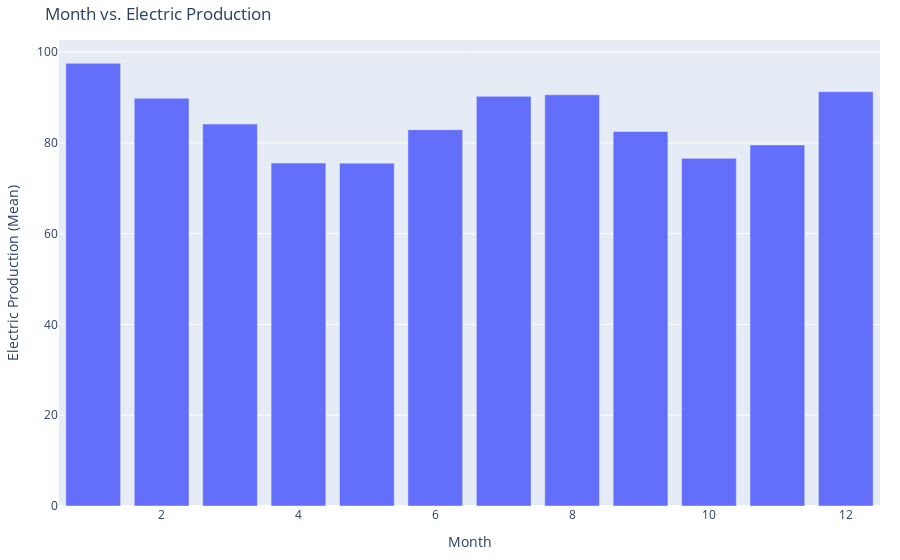

Notebook cell for this chart:
### Code cell
#month vs electric production
fig = px.bar(
    df1.groupby("Month")["IPG2211A2N"].mean().reset_index(),  # Prepare data for Plotly
    x="Month",
    y="IPG2211A2N",
    labels={"Month": "Month", "IPG2211A2N": "Electric Production (Mean)"},  # Clearer labels
    title="Month vs. Electric Production",
    height=400,  # Adjust height as needed
)

fig.update_layout(
    xaxis_title="Month",  # Explicitly set axis titles
    yaxis_title="Electric Production (Mean)",
    margin=dict(l=20, r=20, t=40, b=20),  # Adjust margins for better spacing
)

fig.show()

### Figure 1 — Plotly figure (JSON) as saved in the notebook; plotly's stock layout.template omitted (floating-point values rounded to 4 significant figures)
{"data": [{"alignmentgroup": "True", "hovertemplate": "Month=%{x}<br>Electric Production (Mean)=%{y}<extra></extra>", "legendgroup": "", "marker": {"color": "#636efa", "pattern": {"shape": ""}}, "name": "", "offsetgroup": "", "orientation": "v", "showlegend": false, "textposition": "auto", "type": "bar", "x": [1, 2, 3, 4, 5, 6, 7, 8, 9, 10, 11, 12], "xaxis": "x", "y": [97.53, 89.84, 84.14, 75.55, 75.53, 82.89, 90.25, 90.59, 82.5, 76.59, 79.54, 91.27], "yaxis": "y"}], "layout": {"autosize": true, "barmode": "relative", "legend": {"tracegroupgap": 0}, "margin": {"b": 20, "l": 20, "r": 20, "t": 40}, "title": {"text": "Month vs. Electric Production"}, "xaxis": {"anchor": "y", "autorange": true, "domain": [0, 1], "range": [0.5, 12.5], "title": {"text": "Month"}, "type": "linear"}, "yaxis": {"anchor": "x", "autorange": true, "domain": [0, 1], "range": [0, 102.7], "title": {"text": "Electric Production (Mean)"}, "type": "linear"}}}
